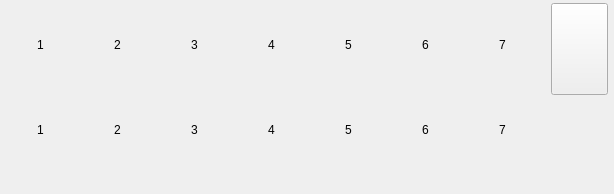
<?xml version="1.0" encoding="UTF-8"?>
<ui version="4.0">
 <class>KeyboardLayer</class>
 <widget class="QWidget" name="KeyboardLayer">
  <property name="geometry">
   <rect>
    <x>0</x>
    <y>0</y>
    <width>614</width>
    <height>194</height>
   </rect>
  </property>
  <property name="sizePolicy">
   <sizepolicy hsizetype="Minimum" vsizetype="Minimum">
    <horstretch>0</horstretch>
    <verstretch>0</verstretch>
   </sizepolicy>
  </property>
  <property name="maximumSize">
   <size>
    <width>16777215</width>
    <height>16777215</height>
   </size>
  </property>
  <property name="windowTitle">
   <string notr="true">Form</string>
  </property>
  <property name="styleSheet">
   <string notr="true" />
  </property>
  <layout class="QVBoxLayout" name="verticalLayout">
   <property name="spacing">
    <number>0</number>
   </property>
   <property name="sizeConstraint">
    <enum>QLayout::SetMinimumSize</enum>
   </property>
   <property name="margin">
    <number>0</number>
   </property>
   <item>
    <widget class="QFrame" name="keyboardLayerCont">
     <property name="sizePolicy">
      <sizepolicy hsizetype="Minimum" vsizetype="Minimum">
       <horstretch>0</horstretch>
       <verstretch>0</verstretch>
      </sizepolicy>
     </property>
     <property name="styleSheet">
      <string notr="true" />
     </property>
     <layout class="QHBoxLayout" name="KeyboardLayerCont">
      <property name="spacing">
       <number>0</number>
      </property>
      <property name="sizeConstraint">
       <enum>QLayout::SetMinimumSize</enum>
      </property>
      <property name="leftMargin">
       <number>4</number>
      </property>
      <property name="topMargin">
       <number>3</number>
      </property>
      <property name="rightMargin">
       <number>4</number>
      </property>
      <property name="bottomMargin">
       <number>3</number>
      </property>
      <item>
       <widget class="QFrame" name="keysFrame">
        <property name="sizePolicy">
         <sizepolicy hsizetype="Minimum" vsizetype="Minimum">
          <horstretch>0</horstretch>
          <verstretch>0</verstretch>
         </sizepolicy>
        </property>
        <layout class="QVBoxLayout" name="verticalLayout_6">
         <property name="spacing">
          <number>3</number>
         </property>
         <property name="sizeConstraint">
          <enum>QLayout::SetMinimumSize</enum>
         </property>
         <property name="margin">
          <number>0</number>
         </property>
         <item>
          <widget class="QWidget" name="upLine" native="true">
           <property name="sizePolicy">
            <sizepolicy hsizetype="Minimum" vsizetype="Minimum">
             <horstretch>0</horstretch>
             <verstretch>0</verstretch>
            </sizepolicy>
           </property>
           <layout class="QHBoxLayout" name="line1Cont_7">
            <property name="spacing">
             <number>5</number>
            </property>
            <property name="sizeConstraint">
             <enum>QLayout::SetMinimumSize</enum>
            </property>
            <property name="margin">
             <number>0</number>
            </property>
            <item>
             <widget class="KeyboardButton" name="upKey1">
              <property name="minimumSize">
               <size>
                <width>50</width>
                <height>50</height>
               </size>
              </property>
              <property name="maximumSize">
               <size>
                <width>71</width>
                <height>71</height>
               </size>
              </property>
              <property name="text">
               <string notr="true">1</string>
              </property>
              <property name="alignment">
               <set>Qt::AlignCenter</set>
              </property>
             </widget>
            </item>
            <item>
             <widget class="KeyboardButton" name="upKey2">
              <property name="minimumSize">
               <size>
                <width>50</width>
                <height>50</height>
               </size>
              </property>
              <property name="maximumSize">
               <size>
                <width>71</width>
                <height>71</height>
               </size>
              </property>
              <property name="text">
               <string notr="true">2</string>
              </property>
              <property name="alignment">
               <set>Qt::AlignCenter</set>
              </property>
             </widget>
            </item>
            <item>
             <widget class="KeyboardButton" name="upKey3">
              <property name="minimumSize">
               <size>
                <width>50</width>
                <height>50</height>
               </size>
              </property>
              <property name="maximumSize">
               <size>
                <width>71</width>
                <height>71</height>
               </size>
              </property>
              <property name="text">
               <string notr="true">3</string>
              </property>
              <property name="alignment">
               <set>Qt::AlignCenter</set>
              </property>
             </widget>
            </item>
            <item>
             <widget class="KeyboardButton" name="upKey4">
              <property name="minimumSize">
               <size>
                <width>50</width>
                <height>50</height>
               </size>
              </property>
              <property name="maximumSize">
               <size>
                <width>71</width>
                <height>71</height>
               </size>
              </property>
              <property name="text">
               <string notr="true">4</string>
              </property>
              <property name="alignment">
               <set>Qt::AlignCenter</set>
              </property>
             </widget>
            </item>
            <item>
             <widget class="KeyboardButton" name="upKey5">
              <property name="minimumSize">
               <size>
                <width>50</width>
                <height>50</height>
               </size>
              </property>
              <property name="maximumSize">
               <size>
                <width>71</width>
                <height>71</height>
               </size>
              </property>
              <property name="text">
               <string notr="true">5</string>
              </property>
              <property name="alignment">
               <set>Qt::AlignCenter</set>
              </property>
             </widget>
            </item>
            <item>
             <widget class="KeyboardButton" name="upKey6">
              <property name="minimumSize">
               <size>
                <width>50</width>
                <height>50</height>
               </size>
              </property>
              <property name="maximumSize">
               <size>
                <width>71</width>
                <height>71</height>
               </size>
              </property>
              <property name="text">
               <string notr="true">6</string>
              </property>
              <property name="alignment">
               <set>Qt::AlignCenter</set>
              </property>
             </widget>
            </item>
            <item>
             <widget class="KeyboardButton" name="upKey7">
              <property name="minimumSize">
               <size>
                <width>50</width>
                <height>50</height>
               </size>
              </property>
              <property name="maximumSize">
               <size>
                <width>71</width>
                <height>71</height>
               </size>
              </property>
              <property name="text">
               <string notr="true">7</string>
              </property>
              <property name="alignment">
               <set>Qt::AlignCenter</set>
              </property>
             </widget>
            </item>
           </layout>
          </widget>
         </item>
         <item>
          <widget class="QWidget" name="downLine" native="true">
           <property name="sizePolicy">
            <sizepolicy hsizetype="Minimum" vsizetype="Minimum">
             <horstretch>0</horstretch>
             <verstretch>0</verstretch>
            </sizepolicy>
           </property>
           <property name="minimumSize">
            <size>
             <width>0</width>
             <height>0</height>
            </size>
           </property>
           <property name="maximumSize">
            <size>
             <width>16777215</width>
             <height>141</height>
            </size>
           </property>
           <layout class="QHBoxLayout" name="line1Cont_8">
            <property name="spacing">
             <number>5</number>
            </property>
            <property name="sizeConstraint">
             <enum>QLayout::SetMinimumSize</enum>
            </property>
            <property name="margin">
             <number>0</number>
            </property>
            <item>
             <widget class="KeyboardButton" name="downKey1">
              <property name="minimumSize">
               <size>
                <width>50</width>
                <height>50</height>
               </size>
              </property>
              <property name="maximumSize">
               <size>
                <width>71</width>
                <height>71</height>
               </size>
              </property>
              <property name="text">
               <string notr="true">1</string>
              </property>
              <property name="alignment">
               <set>Qt::AlignCenter</set>
              </property>
             </widget>
            </item>
            <item>
             <widget class="KeyboardButton" name="downKey2">
              <property name="minimumSize">
               <size>
                <width>50</width>
                <height>50</height>
               </size>
              </property>
              <property name="maximumSize">
               <size>
                <width>71</width>
                <height>71</height>
               </size>
              </property>
              <property name="text">
               <string notr="true">2</string>
              </property>
              <property name="alignment">
               <set>Qt::AlignCenter</set>
              </property>
             </widget>
            </item>
            <item>
             <widget class="KeyboardButton" name="downKey3">
              <property name="minimumSize">
               <size>
                <width>50</width>
                <height>50</height>
               </size>
              </property>
              <property name="maximumSize">
               <size>
                <width>71</width>
                <height>71</height>
               </size>
              </property>
              <property name="text">
               <string notr="true">3</string>
              </property>
              <property name="alignment">
               <set>Qt::AlignCenter</set>
              </property>
             </widget>
            </item>
            <item>
             <widget class="KeyboardButton" name="downKey4">
              <property name="minimumSize">
               <size>
                <width>50</width>
                <height>50</height>
               </size>
              </property>
              <property name="maximumSize">
               <size>
                <width>71</width>
                <height>71</height>
               </size>
              </property>
              <property name="text">
               <string notr="true">4</string>
              </property>
              <property name="alignment">
               <set>Qt::AlignCenter</set>
              </property>
             </widget>
            </item>
            <item>
             <widget class="KeyboardButton" name="downKey5">
              <property name="minimumSize">
               <size>
                <width>50</width>
                <height>50</height>
               </size>
              </property>
              <property name="maximumSize">
               <size>
                <width>71</width>
                <height>71</height>
               </size>
              </property>
              <property name="text">
               <string notr="true">5</string>
              </property>
              <property name="alignment">
               <set>Qt::AlignCenter</set>
              </property>
             </widget>
            </item>
            <item>
             <widget class="KeyboardButton" name="downKey6">
              <property name="minimumSize">
               <size>
                <width>50</width>
                <height>50</height>
               </size>
              </property>
              <property name="maximumSize">
               <size>
                <width>71</width>
                <height>71</height>
               </size>
              </property>
              <property name="text">
               <string notr="true">6</string>
              </property>
              <property name="alignment">
               <set>Qt::AlignCenter</set>
              </property>
             </widget>
            </item>
            <item>
             <widget class="KeyboardButton" name="downKey7">
              <property name="minimumSize">
               <size>
                <width>50</width>
                <height>50</height>
               </size>
              </property>
              <property name="maximumSize">
               <size>
                <width>71</width>
                <height>71</height>
               </size>
              </property>
              <property name="text">
               <string notr="true">7</string>
              </property>
              <property name="alignment">
               <set>Qt::AlignCenter</set>
              </property>
             </widget>
            </item>
           </layout>
          </widget>
         </item>
        </layout>
       </widget>
      </item>
      <item>
       <widget class="QFrame" name="closeFrame">
        <property name="minimumSize">
         <size>
          <width>46</width>
          <height>0</height>
         </size>
        </property>
        <property name="maximumSize">
         <size>
          <width>64</width>
          <height>16777215</height>
         </size>
        </property>
        <property name="lineWidth">
         <number>0</number>
        </property>
        <widget class="QPushButton" name="LayerCloseBtn">
         <property name="geometry">
          <rect>
           <x>5</x>
           <y>0</y>
           <width>57</width>
           <height>92</height>
          </rect>
         </property>
         <property name="maximumSize">
          <size>
           <width>57</width>
           <height>92</height>
          </size>
         </property>
         <property name="focusPolicy">
          <enum>Qt::NoFocus</enum>
         </property>
         <property name="text">
          <string />
         </property>
        </widget>
       </widget>
      </item>
     </layout>
    </widget>
   </item>
   <item>
    <widget class="QLabel" name="arrow_bottom">
     <property name="minimumSize">
      <size>
       <width>20</width>
       <height>14</height>
      </size>
     </property>
     <property name="maximumSize">
      <size>
       <width>28</width>
       <height>20</height>
      </size>
     </property>
     <property name="text">
      <string />
     </property>
    </widget>
   </item>
  </layout>
 </widget>
 <customwidgets>
  <customwidget>
   <class>KeyboardButton</class>
   <extends>QLabel</extends>
   <header>KeyboardButton.h</header>
  </customwidget>
 </customwidgets>
 <resources>
  <include location="../Ui800.qrc" />
  <include location="../Ui800.qrc" />
 </resources>
 <connections />
</ui>
